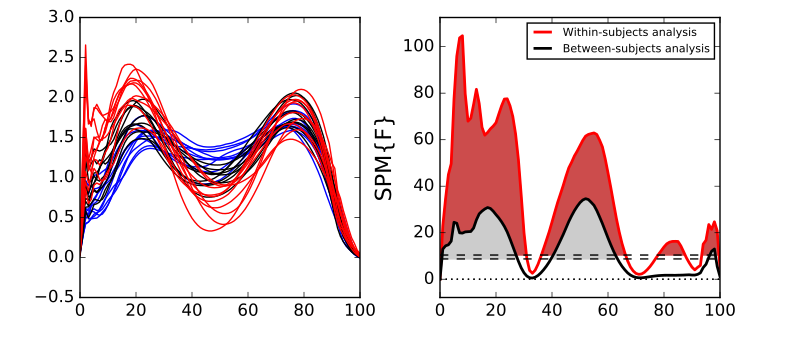

The script that drew this image:


import numpy as np
from matplotlib import pyplot
import spm1d



#(0) Load data:
dataset      = spm1d.data.uv1d.anova1rm.SpeedGRFcategoricalRM()
Y,A,SUBJ     = dataset.get_data()




#(1) ANOVA:
alpha        = 0.05
equal_var    = True
F            = spm1d.stats.anova1(Y, A, equal_var)
Frm          = spm1d.stats.anova1rm(Y, A, SUBJ, equal_var)
Fi           = F.inference(alpha)
Firm         = Frm.inference(alpha)




#(2) Plot:
pyplot.close('all')
pyplot.figure( figsize=(8, 3.5) )
ax0     = pyplot.axes( (0.1, 0.15, 0.35, 0.8) )
ax1     = pyplot.axes((0.55,0.15,0.35,0.8))
### plot mean subject trajectories:
ax0.plot(Y[A==0].T, 'b')
ax0.plot(Y[A==1].T, 'k')
ax0.plot(Y[A==2].T, 'r')
### plot SPM results:
Firm.plot(ax=ax1, color='r', facecolor=(0.8,0.3,0.3), label='Within-subjects analysis')
Fi.plot(ax=ax1, label='Between-subjects analysis')
ax1.legend(fontsize=8)
# pyplot.show()
